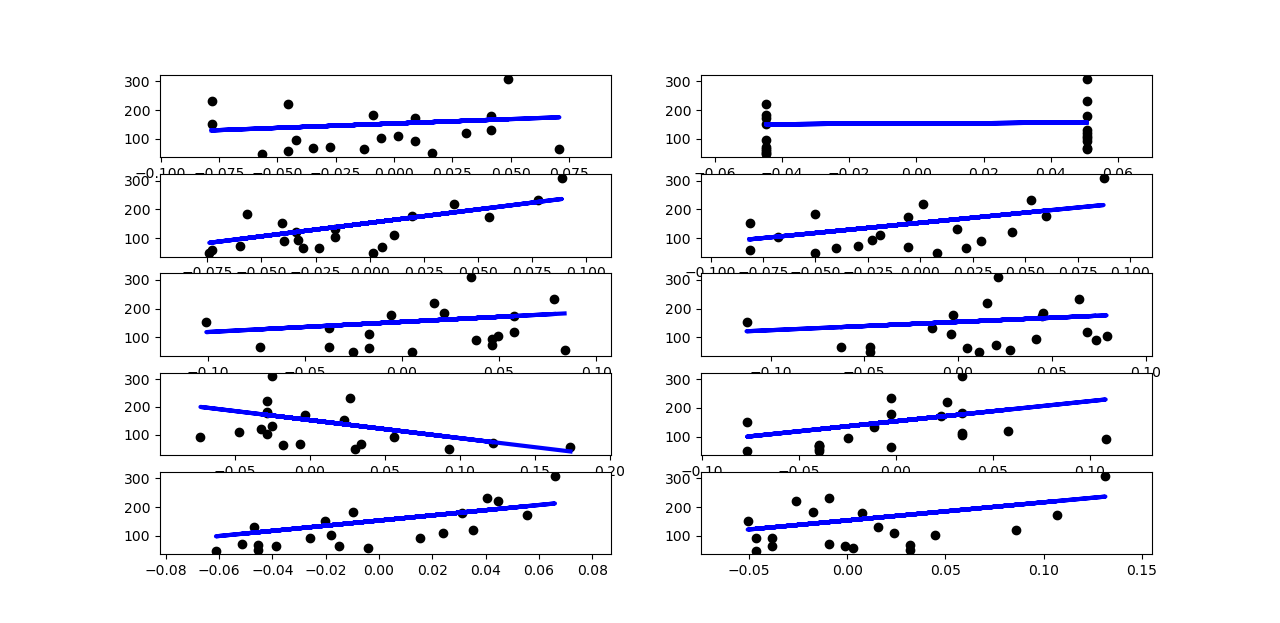

Write Python code to recreate this figure.
import numpy as np
import matplotlib.pyplot as plt
from sklearn import linear_model
from sklearn import datasets
diabetes = datasets.load_diabetes()
x_train = diabetes.data[:-20]
y_train = diabetes.target[:-20]
x_test = diabetes.data[-20:]
y_test = diabetes.target[-20:]
linreg = linear_model.LinearRegression()
for f in range(0,10):
    xi_test = x_test[:,f]
    xi_train = x_train[:,f]
    xi_test = xi_test[:,np.newaxis]
    xi_train = xi_train[:,np.newaxis]
    linreg.fit(xi_train,y_train)
    y = linreg.predict(xi_test)
    plt.subplot(5,2,f+1)
    plt.scatter(xi_test,y_test,color='k')
    plt.plot(xi_test,y,color='b',linewidth=3)
plt.show()
